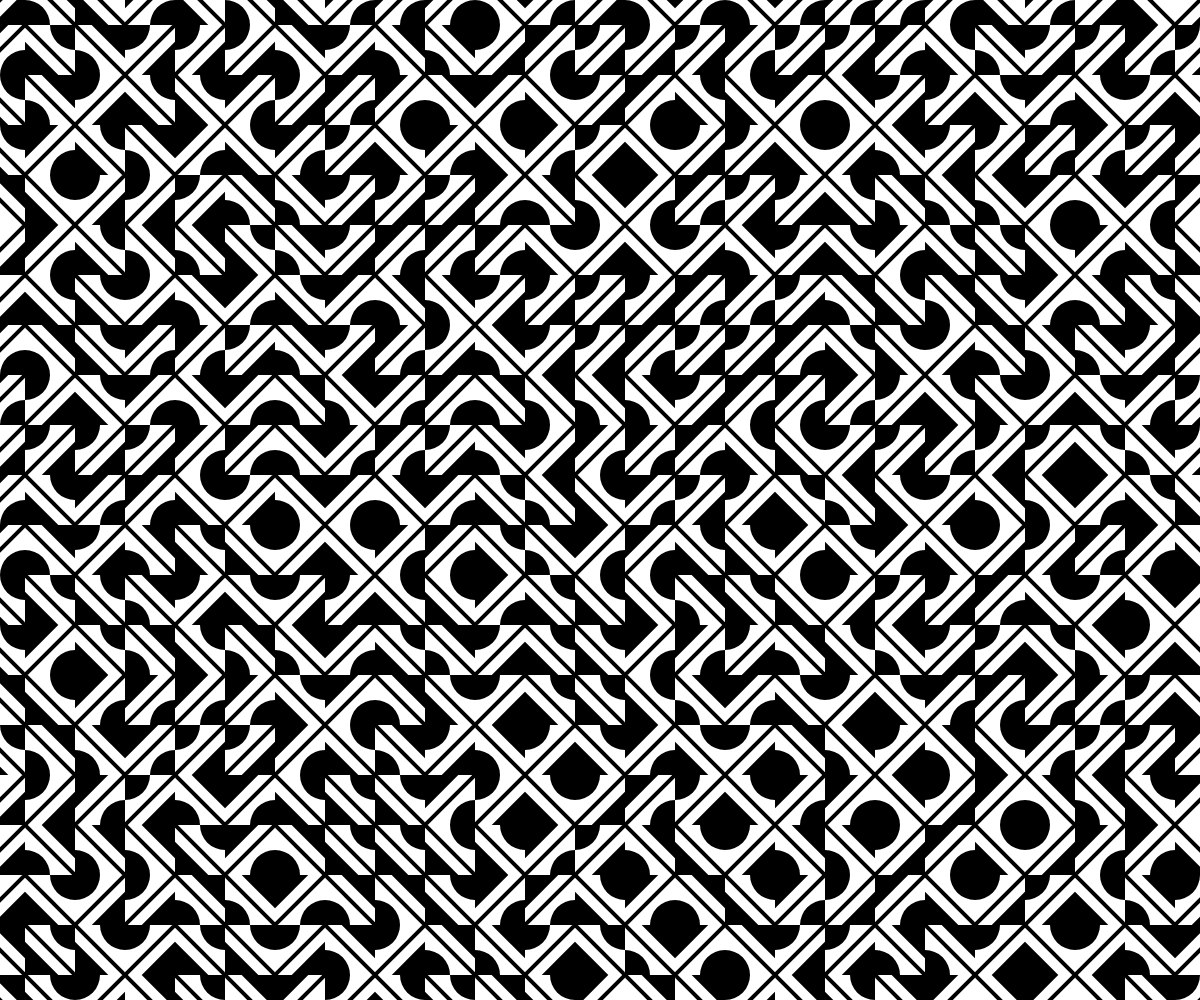
Frame 1 (no input)
Frame 60 (no input): identical to frame 1, image omitted
Frame 120 (the mouse pressed at the canvas centre since frame 60): identical to frame 1, image omitted

The p5.js sketch that drew this single still picture (run headless with seeded random() and noise() and a simulated clock; from frame 60 on, the mouse is pressed at the canvas centre):

// p5.js sketch
// ── sketch.js
var siz = 50;
var pg

var seed
function setup() {

    createCanvas(windowWidth, windowHeight);

    background(0);
    pixelDensity(1)
    seed = random(5000)
    //colorMode(HSB)
    pg = createGraphics(siz,siz)
   // pg.colorMode(HSB)


    pg.fill(0)
    pg.noStroke(0)
    pg.triangle(0,pg.height*1/3,  pg.width*2/3, pg.height,0,pg.height )
    pg.stroke(0)
    pg.strokeWeight(4)
    pg.line(0,0,pg.width,pg.height )
    pg.noStroke()
    pg.ellipse(pg.width, 0, pg.width, pg.width)




    imageMode(CENTER,CENTER)

}


function draw() {
    randomSeed(seed)
    background(255);
    noStroke();
    //fill(0);
    noFill();

    for (var i = 0; i <= width; i += siz) {
        for (var j = 0; j <= height; j += siz) {
            push()
            translate(i,j)
            var angle = TWO_PI * (int(random(1,5))) / 4
            rotate(angle)
            image(pg,0,0)

            pop()
        }

    }
}

function mouseReleased(){
    seed = random(50000)

}

function windowResized() {

    resizeCanvas(windowWidth, windowHeight);

}
